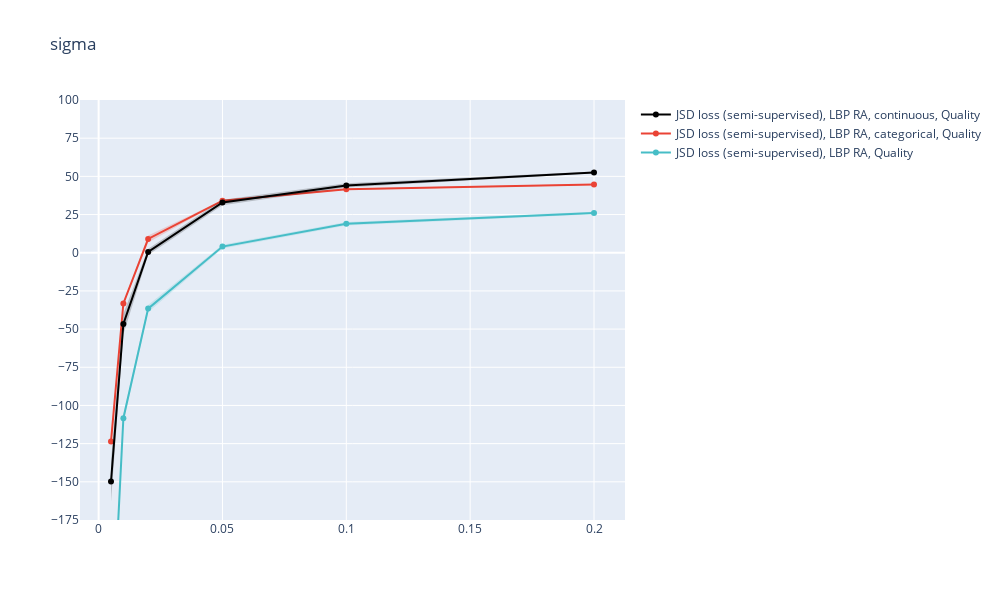
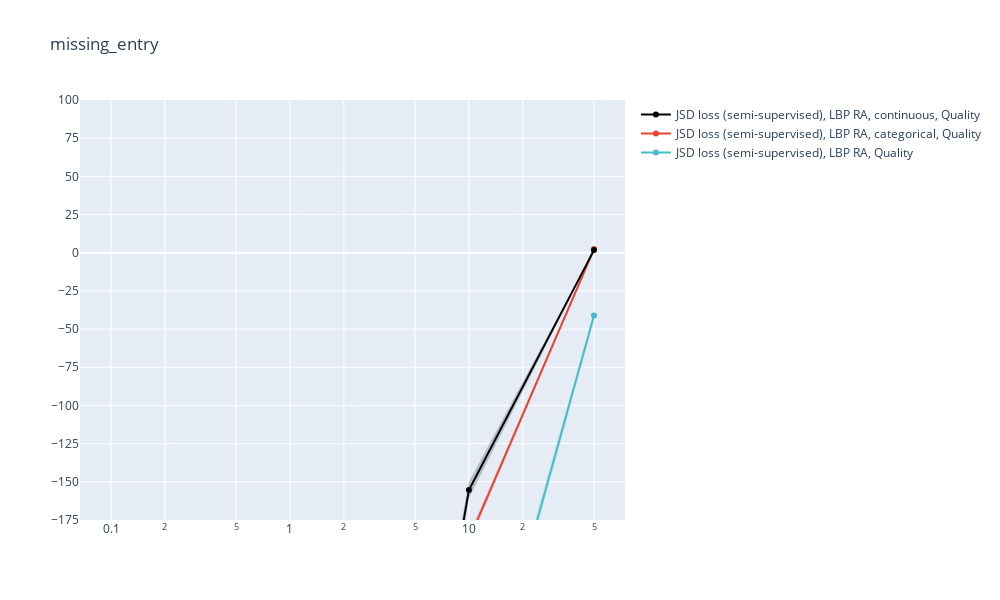
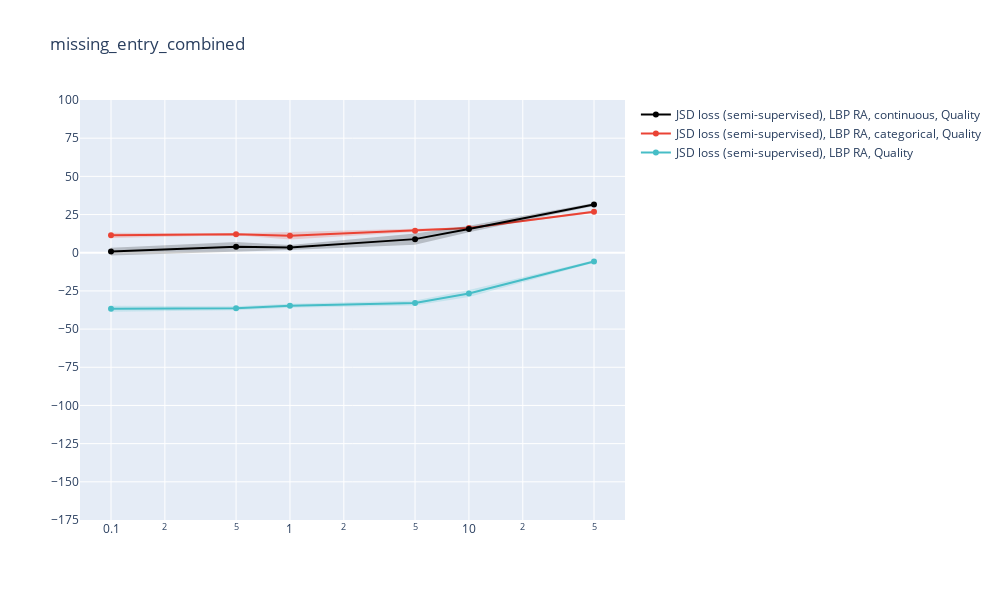
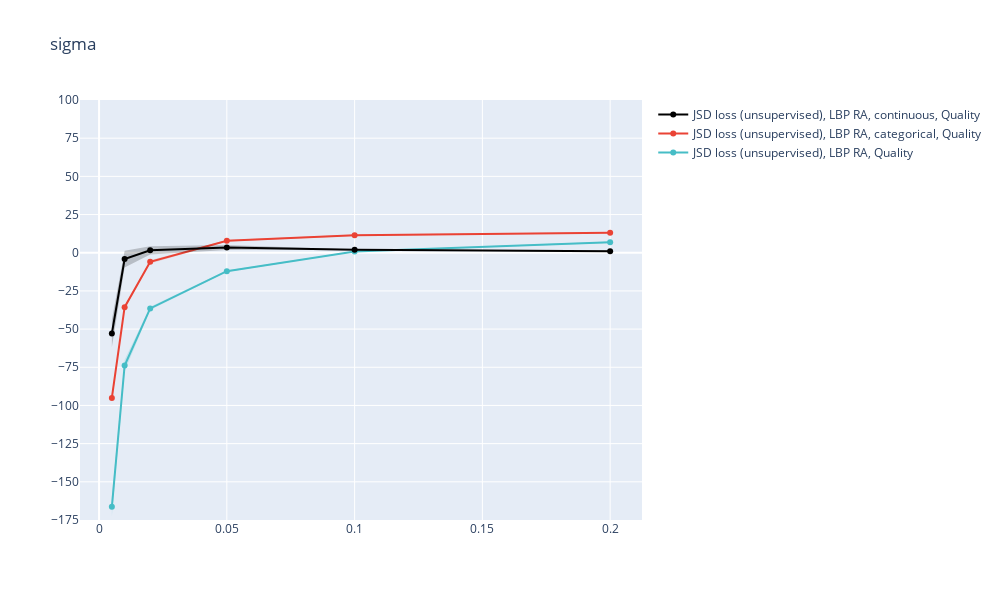

The code cell stored with these charts, in order, in its notebook:
### Code cell
for file_string in ["LBP RA","surgical_case_durations"]:
    for excluded_config_index in range(len(excluded_config_list)):
        for i in param_indices:
            excluded_configs = excluded_config_list[excluded_config_index]
            excluded_configs_name = excluded_config_names[excluded_config_index]
            plot_vals(i,file_string,USE_PLOTLY=True,excluded_config_strings=excluded_configs)
            # plt.savefig("results_REALWORLD_"+ parameters[i] +"_" + file_string + "_"  + excluded_configs_name +  ".svg", bbox_inches = 'tight',pad_inches = 0)

### Figure 1 — Plotly figure (JSON) as saved in the notebook; plotly's stock layout.template omitted (floating-point values rounded to 4 significant figures)
{"data": [{"line": {"color": "rgb(0.27450980392156876, 0.7411764705882351, 0.776470588235294)"}, "marker": {"color": "rgb(0.27450980392156876, 0.7411764705882351, 0.776470588235294)", "symbol": "circle"}, "mode": "lines+markers", "name": "JSD loss (semi-supervised), LBP RA, Quality", "type": "scatter", "x": [0.005, 0.01, 0.02, 0.05, 0.1, 0.2], "y": [-269.6, -108.4, -36.6, 4.029, 18.92, 26.04]}, {"line": {"width": 0}, "marker": {"color": "rgb(0.27450980392156876, 0.7411764705882351, 0.776470588235294)"}, "mode": "lines", "name": "Upper bound", "showlegend": false, "type": "scatter", "x": [0.005, 0.01, 0.02, 0.05, 0.1, 0.2], "y": [-263.8, -105.7, -34.3, 5.281, 20.06, 26.84]}, {"fill": "tonexty", "fillcolor": "rgba(0.27450980392156876, 0.7411764705882351, 0.776470588235294, 0.2)", "line": {"width": 0}, "marker": {"color": "rgb(0.27450980392156876, 0.7411764705882351, 0.776470588235294)"}, "mode": "lines", "name": "Lower bound", "showlegend": false, "type": "scatter", "x": [0.005, 0.01, 0.02, 0.05, 0.1, 0.2], "y": [-275.5, -111.1, -38.9, 2.776, 17.79, 25.24]}, {"line": {"color": "rgb(0.9176470588235293, 0.2627450980392158, 0.2078431372549021)"}, "marker": {"color": "rgb(0.9176470588235293, 0.2627450980392158, 0.2078431372549021)", "symbol": "circle"}, "mode": "lines+markers", "name": "JSD loss (semi-supervised), LBP RA, categorical, Quality", "type": "scatter", "x": [0.005, 0.01, 0.02, 0.05, 0.1, 0.2], "y": [-123.6, -33.25, 9.0, 34.05, 41.56, 44.7]}, {"line": {"width": 0}, "marker": {"color": "rgb(0.9176470588235293, 0.2627450980392158, 0.2078431372549021)"}, "mode": "lines", "name": "Upper bound", "showlegend": false, "type": "scatter", "x": [0.005, 0.01, 0.02, 0.05, 0.1, 0.2], "y": [-120.0, -32.83, 11.34, 34.46, 42.12, 45.08]}, {"fill": "tonexty", "fillcolor": "rgba(0.9176470588235293, 0.2627450980392158, 0.2078431372549021, 0.2)", "line": {"width": 0}, "marker": {"color": "rgb(0.9176470588235293, 0.2627450980392158, 0.2078431372549021)"}, "mode": "lines", "name": "Lower bound", "showlegend": false, "type": "scatter", "x": [0.005, 0.01, 0.02, 0.05, 0.1, 0.2], "y": [-127.2, -33.67, 6.662, 33.63, 41.0, 44.33]}, {"line": {"color": "rgb(0, 0, 0)"}, "marker": {"color": "rgb(0, 0, 0)", "symbol": "circle"}, "mode": "lines+markers", "name": "JSD loss (semi-supervised), LBP RA, continuous, Quality", "type": "scatter", "x": [0.005, 0.01, 0.02, 0.05, 0.1, 0.2], "y": [-149.8, -46.67, 0.5045, 32.9, 44.06, 52.55]}, {"line": {"width": 0}, "marker": {"color": "rgb(0, 0, 0)"}, "mode": "lines", "name": "Upper bound", "showlegend": false, "type": "scatter", "x": [0.005, 0.01, 0.02, 0.05, 0.1, 0.2], "y": [-136.5, -39.93, 2.564, 34.73, 45.47, 53.11]}, {"fill": "tonexty", "fillcolor": "rgba(0, 0, 0, 0.2)", "line": {"width": 0}, "marker": {"color": "rgb(0, 0, 0)"}, "mode": "lines", "name": "Lower bound", "showlegend": false, "type": "scatter", "x": [0.005, 0.01, 0.02, 0.05, 0.1, 0.2], "y": [-163.0, -53.41, -1.555, 31.08, 42.64, 52.0]}], "layout": {"height": 600, "title": {"text": "sigma"}, "width": 1000, "yaxis": {"dtick": 25, "range": [-175, 100], "tick0": 0}}}

### Figure 2 — Plotly figure (JSON) as saved in the notebook; plotly's stock layout.template omitted (floating-point values rounded to 4 significant figures)
{"data": [{"line": {"color": "rgb(0.27450980392156876, 0.7411764705882351, 0.776470588235294)"}, "marker": {"color": "rgb(0.27450980392156876, 0.7411764705882351, 0.776470588235294)", "symbol": "circle"}, "mode": "lines+markers", "name": "JSD loss (semi-supervised), LBP RA, Quality", "type": "scatter", "x": [0.1, 0.5, 1, 5, 10, 50], "y": [-37660.0, -7778.0, -3788.0, -723.5, -336.1, -41.04]}, {"line": {"width": 0}, "marker": {"color": "rgb(0.27450980392156876, 0.7411764705882351, 0.776470588235294)"}, "mode": "lines", "name": "Upper bound", "showlegend": false, "type": "scatter", "x": [0.1, 0.5, 1, 5, 10, 50], "y": [-36060.0, -7406.0, -3696.0, -686.6, -327.6, -38.47]}, {"fill": "tonexty", "fillcolor": "rgba(0.27450980392156876, 0.7411764705882351, 0.776470588235294, 0.2)", "line": {"width": 0}, "marker": {"color": "rgb(0.27450980392156876, 0.7411764705882351, 0.776470588235294)"}, "mode": "lines", "name": "Lower bound", "showlegend": false, "type": "scatter", "x": [0.1, 0.5, 1, 5, 10, 50], "y": [-39260.0, -8150.0, -3881.0, -760.5, -344.5, -43.6]}, {"line": {"color": "rgb(0.9176470588235293, 0.2627450980392158, 0.2078431372549021)"}, "marker": {"color": "rgb(0.9176470588235293, 0.2627450980392158, 0.2078431372549021)", "symbol": "circle"}, "mode": "lines+markers", "name": "JSD loss (semi-supervised), LBP RA, categorical, Quality", "type": "scatter", "x": [0.1, 0.5, 1, 5, 10, 50], "y": [-23320.0, -4621.0, -2287.0, -428.9, -187.9, 2.412]}, {"line": {"width": 0}, "marker": {"color": "rgb(0.9176470588235293, 0.2627450980392158, 0.2078431372549021)"}, "mode": "lines", "name": "Upper bound", "showlegend": false, "type": "scatter", "x": [0.1, 0.5, 1, 5, 10, 50], "y": [-22520.0, -4531.0, -2199.0, -419.3, -184.5, 3.031]}, {"fill": "tonexty", "fillcolor": "rgba(0.9176470588235293, 0.2627450980392158, 0.2078431372549021, 0.2)", "line": {"width": 0}, "marker": {"color": "rgb(0.9176470588235293, 0.2627450980392158, 0.2078431372549021)"}, "mode": "lines", "name": "Lower bound", "showlegend": false, "type": "scatter", "x": [0.1, 0.5, 1, 5, 10, 50], "y": [-24110.0, -4710.0, -2375.0, -438.5, -191.3, 1.792]}, {"line": {"color": "rgb(0, 0, 0)"}, "marker": {"color": "rgb(0, 0, 0)", "symbol": "circle"}, "mode": "lines+markers", "name": "JSD loss (semi-supervised), LBP RA, continuous, Quality", "type": "scatter", "x": [0.1, 0.5, 1, 5, 10, 50], "y": [-21890.0, -4422.0, -2146.0, -360.0, -155.4, 1.727]}, {"line": {"width": 0}, "marker": {"color": "rgb(0, 0, 0)"}, "mode": "lines", "name": "Upper bound", "showlegend": false, "type": "scatter", "x": [0.1, 0.5, 1, 5, 10, 50], "y": [-21190.0, -4173.0, -2045.0, -341.7, -149.9, 1.815]}, {"fill": "tonexty", "fillcolor": "rgba(0, 0, 0, 0.2)", "line": {"width": 0}, "marker": {"color": "rgb(0, 0, 0)"}, "mode": "lines", "name": "Lower bound", "showlegend": false, "type": "scatter", "x": [0.1, 0.5, 1, 5, 10, 50], "y": [-22600.0, -4670.0, -2248.0, -378.2, -160.8, 1.638]}], "layout": {"height": 600, "title": {"text": "missing_entry"}, "width": 1000, "xaxis": {"type": "log"}, "yaxis": {"dtick": 25, "range": [-175, 100], "tick0": 0}}}

### Figure 3 — Plotly figure (JSON) as saved in the notebook; plotly's stock layout.template omitted (floating-point values rounded to 4 significant figures)
{"data": [{"line": {"color": "rgb(0.27450980392156876, 0.7411764705882351, 0.776470588235294)"}, "marker": {"color": "rgb(0.27450980392156876, 0.7411764705882351, 0.776470588235294)", "symbol": "circle"}, "mode": "lines+markers", "name": "JSD loss (semi-supervised), LBP RA, Quality", "type": "scatter", "x": [0.1, 0.5, 1, 5, 10, 50], "y": [-36.71, -36.37, -34.73, -32.91, -26.73, -5.691]}, {"line": {"width": 0}, "marker": {"color": "rgb(0.27450980392156876, 0.7411764705882351, 0.776470588235294)"}, "mode": "lines", "name": "Upper bound", "showlegend": false, "type": "scatter", "x": [0.1, 0.5, 1, 5, 10, 50], "y": [-34.76, -35.05, -33.45, -31.22, -24.47, -4.875]}, {"fill": "tonexty", "fillcolor": "rgba(0.27450980392156876, 0.7411764705882351, 0.776470588235294, 0.2)", "line": {"width": 0}, "marker": {"color": "rgb(0.27450980392156876, 0.7411764705882351, 0.776470588235294)"}, "mode": "lines", "name": "Lower bound", "showlegend": false, "type": "scatter", "x": [0.1, 0.5, 1, 5, 10, 50], "y": [-38.65, -37.68, -36.01, -34.6, -28.98, -6.508]}, {"line": {"color": "rgb(0.9176470588235293, 0.2627450980392158, 0.2078431372549021)"}, "marker": {"color": "rgb(0.9176470588235293, 0.2627450980392158, 0.2078431372549021)", "symbol": "circle"}, "mode": "lines+markers", "name": "JSD loss (semi-supervised), LBP RA, categorical, Quality", "type": "scatter", "x": [0.1, 0.5, 1, 5, 10, 50], "y": [11.4, 12.08, 11.08, 14.34, 16.2, 26.76]}, {"line": {"width": 0}, "marker": {"color": "rgb(0.9176470588235293, 0.2627450980392158, 0.2078431372549021)"}, "mode": "lines", "name": "Upper bound", "showlegend": false, "type": "scatter", "x": [0.1, 0.5, 1, 5, 10, 50], "y": [13.1, 12.7, 13.59, 15.47, 16.76, 27.58]}, {"fill": "tonexty", "fillcolor": "rgba(0.9176470588235293, 0.2627450980392158, 0.2078431372549021, 0.2)", "line": {"width": 0}, "marker": {"color": "rgb(0.9176470588235293, 0.2627450980392158, 0.2078431372549021)"}, "mode": "lines", "name": "Lower bound", "showlegend": false, "type": "scatter", "x": [0.1, 0.5, 1, 5, 10, 50], "y": [9.693, 11.46, 8.584, 13.21, 15.63, 25.94]}, {"line": {"color": "rgb(0, 0, 0)"}, "marker": {"color": "rgb(0, 0, 0)", "symbol": "circle"}, "mode": "lines+markers", "name": "JSD loss (semi-supervised), LBP RA, continuous, Quality", "type": "scatter", "x": [0.1, 0.5, 1, 5, 10, 50], "y": [0.7736, 3.913, 3.436, 8.901, 15.52, 31.56]}, {"line": {"width": 0}, "marker": {"color": "rgb(0, 0, 0)"}, "mode": "lines", "name": "Upper bound", "showlegend": false, "type": "scatter", "x": [0.1, 0.5, 1, 5, 10, 50], "y": [3.332, 7.0, 5.112, 12.61, 17.7, 32.56]}, {"fill": "tonexty", "fillcolor": "rgba(0, 0, 0, 0.2)", "line": {"width": 0}, "marker": {"color": "rgb(0, 0, 0)"}, "mode": "lines", "name": "Lower bound", "showlegend": false, "type": "scatter", "x": [0.1, 0.5, 1, 5, 10, 50], "y": [-1.784, 0.8256, 1.76, 5.192, 13.35, 30.57]}], "layout": {"height": 600, "title": {"text": "missing_entry_combined"}, "width": 1000, "xaxis": {"type": "log"}, "yaxis": {"dtick": 25, "range": [-175, 100], "tick0": 0}}}

### Figure 4 — Plotly figure (JSON) as saved in the notebook; plotly's stock layout.template omitted (floating-point values rounded to 4 significant figures)
{"data": [{"line": {"color": "rgb(0.27450980392156876, 0.7411764705882351, 0.776470588235294)"}, "marker": {"color": "rgb(0.27450980392156876, 0.7411764705882351, 0.776470588235294)", "symbol": "circle"}, "mode": "lines+markers", "name": "JSD loss (unsupervised), LBP RA, Quality", "type": "scatter", "x": [0.005, 0.01, 0.02, 0.05, 0.1, 0.2], "y": [-166.4, -73.85, -36.45, -12.06, 0.8285, 6.834]}, {"line": {"width": 0}, "marker": {"color": "rgb(0.27450980392156876, 0.7411764705882351, 0.776470588235294)"}, "mode": "lines", "name": "Upper bound", "showlegend": false, "type": "scatter", "x": [0.005, 0.01, 0.02, 0.05, 0.1, 0.2], "y": [-160.0, -70.01, -35.45, -11.55, 0.9912, 7.273]}, {"fill": "tonexty", "fillcolor": "rgba(0.27450980392156876, 0.7411764705882351, 0.776470588235294, 0.2)", "line": {"width": 0}, "marker": {"color": "rgb(0.27450980392156876, 0.7411764705882351, 0.776470588235294)"}, "mode": "lines", "name": "Lower bound", "showlegend": false, "type": "scatter", "x": [0.005, 0.01, 0.02, 0.05, 0.1, 0.2], "y": [-172.8, -77.68, -37.45, -12.56, 0.6658, 6.394]}, {"line": {"color": "rgb(0.9176470588235293, 0.2627450980392158, 0.2078431372549021)"}, "marker": {"color": "rgb(0.9176470588235293, 0.2627450980392158, 0.2078431372549021)", "symbol": "circle"}, "mode": "lines+markers", "name": "JSD loss (unsupervised), LBP RA, categorical, Quality", "type": "scatter", "x": [0.005, 0.01, 0.02, 0.05, 0.1, 0.2], "y": [-95.04, -35.64, -5.959, 7.847, 11.44, 13.14]}, {"line": {"width": 0}, "marker": {"color": "rgb(0.9176470588235293, 0.2627450980392158, 0.2078431372549021)"}, "mode": "lines", "name": "Upper bound", "showlegend": false, "type": "scatter", "x": [0.005, 0.01, 0.02, 0.05, 0.1, 0.2], "y": [-92.52, -34.73, -4.865, 8.314, 11.88, 13.38]}, {"fill": "tonexty", "fillcolor": "rgba(0.9176470588235293, 0.2627450980392158, 0.2078431372549021, 0.2)", "line": {"width": 0}, "marker": {"color": "rgb(0.9176470588235293, 0.2627450980392158, 0.2078431372549021)"}, "mode": "lines", "name": "Lower bound", "showlegend": false, "type": "scatter", "x": [0.005, 0.01, 0.02, 0.05, 0.1, 0.2], "y": [-97.57, -36.55, -7.053, 7.381, 11.0, 12.89]}, {"line": {"color": "rgb(0, 0, 0)"}, "marker": {"color": "rgb(0, 0, 0)", "symbol": "circle"}, "mode": "lines+markers", "name": "JSD loss (unsupervised), LBP RA, continuous, Quality", "type": "scatter", "x": [0.005, 0.01, 0.02, 0.05, 0.1, 0.2], "y": [-52.89, -4.125, 1.565, 3.442, 1.98, 1.041]}, {"line": {"width": 0}, "marker": {"color": "rgb(0, 0, 0)"}, "mode": "lines", "name": "Upper bound", "showlegend": false, "type": "scatter", "x": [0.005, 0.01, 0.02, 0.05, 0.1, 0.2], "y": [-43.92, 1.357, 4.24, 5.083, 2.145, 1.599]}, {"fill": "tonexty", "fillcolor": "rgba(0, 0, 0, 0.2)", "line": {"width": 0}, "marker": {"color": "rgb(0, 0, 0)"}, "mode": "lines", "name": "Lower bound", "showlegend": false, "type": "scatter", "x": [0.005, 0.01, 0.02, 0.05, 0.1, 0.2], "y": [-61.85, -9.607, -1.11, 1.8, 1.816, 0.4838]}], "layout": {"height": 600, "title": {"text": "sigma"}, "width": 1000, "yaxis": {"dtick": 25, "range": [-175, 100], "tick0": 0}}}
